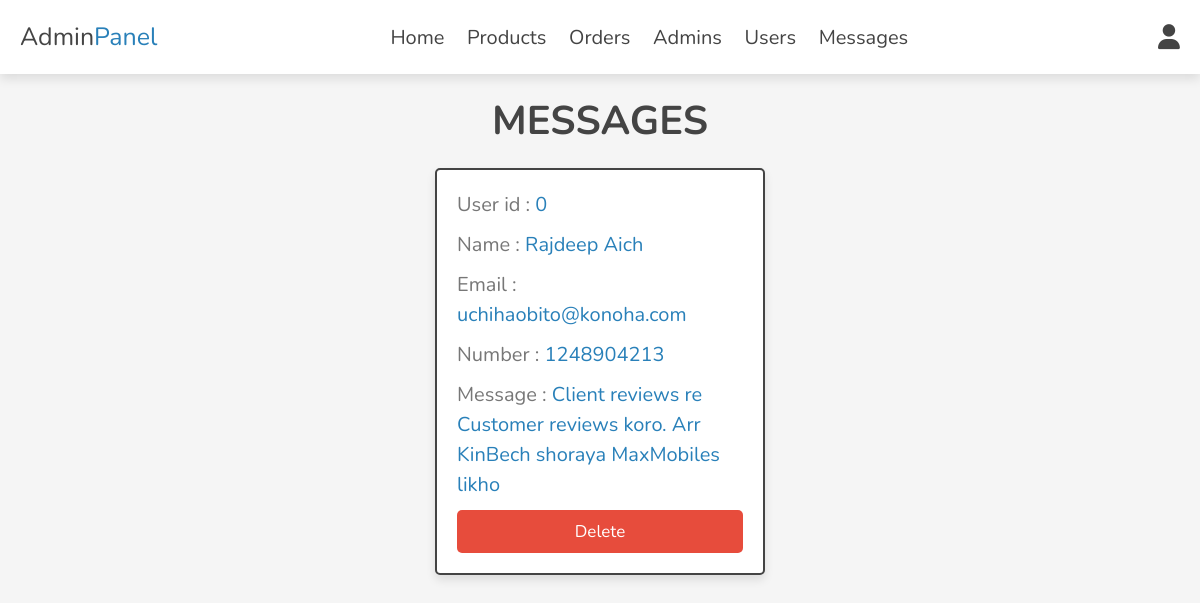
The page /admin/messages.php (signed in) on the database its author committed.
### tables this page shows
CREATE TABLE `messages` (
  `id` int(100) NOT NULL,
  `user_id` int(100) NOT NULL,
  `name` varchar(100) NOT NULL,
  `email` varchar(100) NOT NULL,
  `number` varchar(12) NOT NULL,
  `message` varchar(500) NOT NULL
);

### admin/messages.php (the view, shortened to what this page needs)
<?php
include '../components/connect.php';
?>
<!DOCTYPE html>
<html lang="en">
<head>
   <link rel="stylesheet" href="https://cdnjs.cloudflare.com/ajax/libs/font-awesome/6.1.1/css/all.min.css">
   <link rel="stylesheet" href="../css/admin_style.css">
</head>
<body>
<?php include '../components/admin_header.php'; ?>
<section class="contacts">
<h1 class="heading">Messages</h1>
<div class="box-container">
   <?php
      $select_messages = $conn->prepare("SELECT * FROM `messages`");
      $select_messages->execute();
      if($select_messages->rowCount() > 0){
         while($fetch_message = $select_messages->fetch(PDO::FETCH_ASSOC)){
   ?>
   <div class="box">
   <p> User id : <span><?= $fetch_message['user_id']; ?></span></p>
   <p> Name : <span><?= $fetch_message['name']; ?></span></p>
   <p> Email : <span><?= $fetch_message['email']; ?></span></p>
   <p> Number : <span><?= $fetch_message['number']; ?></span></p>
   <p> Message : <span><?= $fetch_message['message']; ?></span></p>
   <a href="messages.php??delete=<?= $fetch_message['id']; ?>" onclick="return confirm('delete this message?');" class="delete-btn">Delete</a>
   </div>
   <?php
         }
      }else{
         echo '<p class="empty">you have no messages</p>';
      }
   ?>
</div>
</section>
</body>
</html>

### css/admin_style.css (style rules this page uses)
:root { --main-color:#2980b9; --orange:#f39c12; --red:#e74c3c; --black:#444; --white:#fff; --light-color:#777; --light-bg:#f5f5f5; --border:.2rem solid var(--black); --box-shadow:0 .5rem 1rem rgba(0,0,0,.1); }
* { font-family: 'Nunito', sans-serif; margin:0; padding:0; box-sizing: border-box; outline: none; border:none; text-decoration: none; }
html { font-size: 62.5%; overflow-x: hidden; }
body { background-color: var(--light-bg); }
section { padding:2rem; max-width: 1200px; margin:0 auto; }
.heading { font-size: 4rem; color:var(--black); margin-bottom: 2rem; text-align: center; text-transform: uppercase; }
.btn, .delete-btn, .option-btn { display: block; width: 100%; margin-top: 1rem; border-radius: .5rem; padding:1rem 3rem; font-size: 1.7rem; text-transform: capitalize; color:var(--white); cursor: pointer; text-align: center; }
.delete-btn { background-color: var(--red); }
.contacts .box-container { display: grid; grid-template-columns: repeat(auto-fit, 33rem); gap:1.5rem; align-items: flex-start; justify-content: center; }
.contacts .box-container .box { padding:2rem; padding-top: 1rem; border-radius: .5rem; border:var(--border); background-color: var(--white); box-shadow: var(--box-shadow); }
.contacts .box-container .box p { line-height: 1.5; font-size: 2rem; color:var(--light-color); margin:1rem 0; }
.contacts .box-container .box p span { color:var(--main-color); }

### rows shown on the page
messages: user "0", name "Rajdeep Aich", email "uchihaobito@konoha.com", number "1248904213", message "Client reviews re Customer reviews koro. Arr KinBech shoraya MaxMobiles likho"
